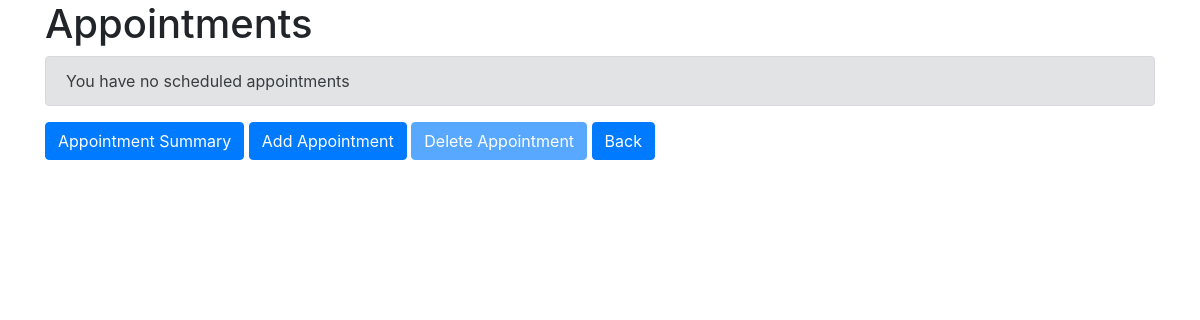
The app's page /appointments/view_appointments/ (signed in), older data.
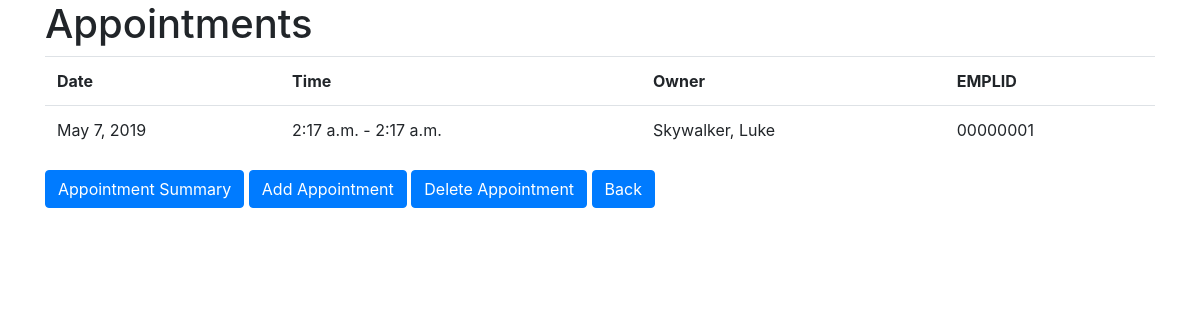
The same page, newer data.
### appointments/models.py (models this page shows, shortened)
class Appointment(models.Model):
	date=models.DateField(default=timezone.localdate)
	start_time=models.TimeField(default=timezone.now)
	end_time=models.TimeField(default=timezone.now)
	customuser = models.ForeignKey(CustomUser, on_delete=models.CASCADE, default='')

### users/models.py (models this page shows)
class CustomUser(AbstractUser):
    CHOICES = ((0, 'Student'), (1, 'Faculty'), (2, 'Crystal'))
    user_type = models.IntegerField(choices=CHOICES, default = 2)
    EMPLID = models.CharField(default='', max_length=8, unique=True, primary_key=True)
    first_name = models.CharField(default='', max_length=100)
    last_name = models.CharField(default='', max_length=100)
    was_denied = models.BooleanField(default = False)

### appointments/views.py (the view)
# urls.py: path('view_appointments/', views.view_appointments, name='view_appointments'),
def view_appointments(request):
    if (request.user.user_type == 0):
       appoint=Appointment.objects.filter(customuser=request.user).order_by('date')
       appts=list(appoint)
       return render(request, 'view_appointments.html', {'appts':appts})
    else:
       appoint=Appointment.objects.all().order_by('date')
       appts=list(appoint)
       for appt in appts:
           print(appt.customuser.last_name)
       return render(request, 'view_appointments.html', {'appts':appts})

### templates/view_appointments.html (shortened to what this page needs)
{% extends 'base.html' %}
{% block content %}
{% if user.user_type == 0 %}
<div class='container'>
    <h1>Appointments</h1>
    {% if appts %}
        <table class='table'>
        <tr>
            <th>Date</th>
            <th>Time</th>
            <th>Owner</th>
            <th>EMPLID</th>
        </tr>
        {% for x in appts %}
             <tr>
                <td>{{x.date}}</td>
                <td>{{x.start_time}} - {{x.end_time}}</td>
                {% if x.customuser.last_name != '' %}
                <td>{{x.customuser.last_name}}, {{x.customuser.first_name}}</td>
                {% else %}
                <td><td>
                {% endif %}
                <td>{{x.customuser.EMPLID}}</td>
             </tr>
        {% endfor %}
        </table>
    {% else %}
        <div class='alert alert-secondary' role='alert'>You have no scheduled appointments</div>
    {% endif %}
        <a href={% url 'request_appointment' %} class='btn btn-primary' role='button'>Request Appointment</a>
        <a href={% url 'home' %} class='btn btn-primary' type='button'>Back</a>
</div>
{% else %}
<div class='container'>
    <h1>Appointments</h1>
    {% if appts %}
        <table class='table'>
        <tr>
            <th>Date</th>
            <th>Time</th>
            <th>Owner</th>
            <th>EMPLID</th>
        </tr>
        {% for x in appts %}
             <tr>
                <td>{{x.date}}</td>
                <td>{{x.start_time}} - {{x.end_time}}</td>
                {% if x.customuser.last_name != '' %}
                <td>{{x.customuser.last_name}}, {{x.customuser.first_name}}</td>
                {% else %}
                <td><td>
                {% endif %}
                <td>{{x.customuser.EMPLID}}</td>
             </tr>
        {% endfor %}
        </table>
    {% else %}
        <div class='alert alert-secondary' role='alert'>You have no scheduled appointments</div>
    {% endif %}
        <a href={% url 'appointment_summary'%} class='btn btn-primary' type='button'>Appointment Summary</a>
        <a href={% url 'add_appointment' %} class='btn btn-primary' role='button'>Add Appointment</a>
        {% if appts %}
        <a href={% url 'delete_appointment' %} class='btn btn-primary' role='button'>Delete Appointment</a>
        {% else %}
        <a href='#' class='btn btn-primary disabled' role='button'>Delete Appointment</a>
        {% endif %}
        <a href={% url 'home' %} class='btn btn-primary' type='button'>Back</a>
</div>
{% endif %}
{% endblock %}

### templates/base.html (shortened to what this page needs)
<!DOCTYPE html>
{% load static %}
<html>
  <head>
    <link rel="stylesheet" href="https://stackpath.bootstrapcdn.com/bootstrap/4.3.1/css/bootstrap.min.css">
    <link rel="stylesheet" href="{% static 'css/style.css' %}" />
  </head>
  <body>
    <main>
      {% block content %}
      {% endblock %}
    </main>
  </body>
</html>

Row changes from the older to the newer data that the page shows:
added Appointment: date "May 7, 2019", start_time "2:17 a.m.", end_time "2:17 a.m.", customuser.last_name "Skywalker", customuser.first_name "Luke", customuser.EMPLID "00000001"
Text that changed along with them:
text no longer shown: "You have no scheduled appointments"
text now shown: "Date Time Owner EMPLID"
